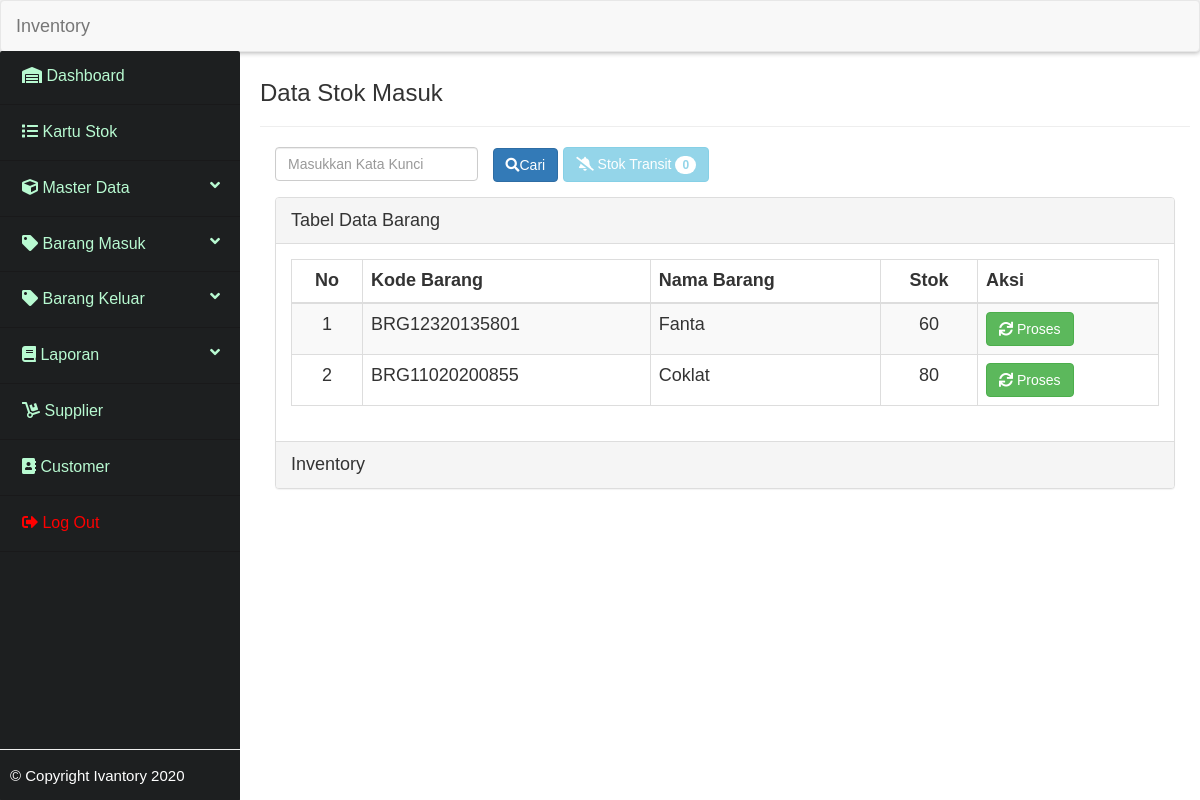
Screenshot of /_datastok/data_stok.php with the database file from the repository.
### tables this page shows
CREATE TABLE IF NOT EXISTS `tbl_datastok` (
  `id_datastok` int(11) NOT NULL AUTO_INCREMENT,
  `id_brgmasuk` int(11) NOT NULL,
  `kode_barang` varchar(50) NOT NULL,
  `nama_barang` varchar(50) NOT NULL,
  `stok` double NOT NULL,
  PRIMARY KEY (`id_datastok`)
);

### _datastok/functions.php (called while the page is built, shortened)
<?php
include "../koneksi.php";
    function query($query){
        global $conn;
        $result = mysqli_query($conn, $query);
        $rows   = [];
        while( $row = mysqli_fetch_assoc($result)){
        $rows[] = $row;
        }
        return $rows;
    }
?>

### _datastok/data_stok.php (the view, shortened to what this page needs)
<?php
include "functions.php";
$dts = query("SELECT * FROM tbl_datastok ORDER BY id_datastok DESC");
$sql = "SELECT * FROM tbl_transitstok";
$query = mysqli_query($conn,$sql);
$count = mysqli_num_rows($query);
?>
        <section class="content">
            <div class="inner">
                <h3>Data Stok Masuk</h3>
                    <hr>
                    <form action="" method="post">
                        <div class="form-group">
                            <div class="col-md-3" >
                                <input type="text" name="keyword" class="form-control" autofocus autocomplete="off" placeholder="Masukkan Kata Kunci">
                            </div>
                            <div>
                                <button type="submit" name="cari" class="btn btn-primary"><span class="fas fa-search"></span>Cari</button>
                                <?php if(empty($count)): ?>
                                    <button type="button" disabled class="btn btn-info"><i class="fas fa-bell-slash"></i> Stok Transit <span class="badge badge-light"><?= $count ?></span></button>
                                <?php else: ?>
                                    <a href="stok_transit.php" class="btn btn-info"><i class="fas fa-bell"></i> Stok Transit <span class="badge badge-light"><?= $count ?></span></a>
                                <?php endif;?>
                            </div>
                        </div>
                    </form>
                    <div class="table-content" style="font-size: 18px;">
                        <div class="col-md-12">
                            <div class="panel panel-default">
                                <div class="panel-heading">
                                    Tabel Data Barang
                                </div>
                                <div class="panel-body">
                                    <div class="table">
                                        <table class="table table-striped table-bordered table-hover">
                                            <thead>
                                                <tr>
                                                    <th><center>No</center></th>
                                                    <th>Kode Barang</th>
                                                    <th>Nama Barang</th>
                                                    <th><center>Stok</center></th>
                                                    <th>Aksi</th>
                                                </tr>
                                            </thead>
                                            <?php $no = 1; ?>
                                            <?php foreach($dts as $ds): ?>
                                            <tr>
                                                <td><center><?= $no; ?></center></td>
                                                <td><?= $ds["kode_barang"]; ?></td>
                                                <td><?= $ds["nama_barang"]; ?></td>
                                                <td><center><?= $ds["stok"]; ?></center></td>
                                                <td>
                                                    <a href="form_tambah.php?id_datastok=<?= $ds["id_datastok"]; ?>" class="btn btn-success"><span class="fas fa-sync fa-spin"></span> Proses</a>
                                                </td>
                                            </tr>
                                            <?php $no++; ?>
                                            <?php endforeach; ?>
                                        </table>
                                    </div>
                                </div>
                                <div class="panel-footer">
                                    Inventory
                                </div>
                            </div>
                        </div>
                    </div>
            </div>
        </section>

### rows the page displays
tbl_datastok: kode_barang "BRG12320135801", nama_barang "Fanta", stok "60"
tbl_datastok: kode_barang "BRG11020200855", nama_barang "Coklat", stok "80"

### other values shown
$count "0"
